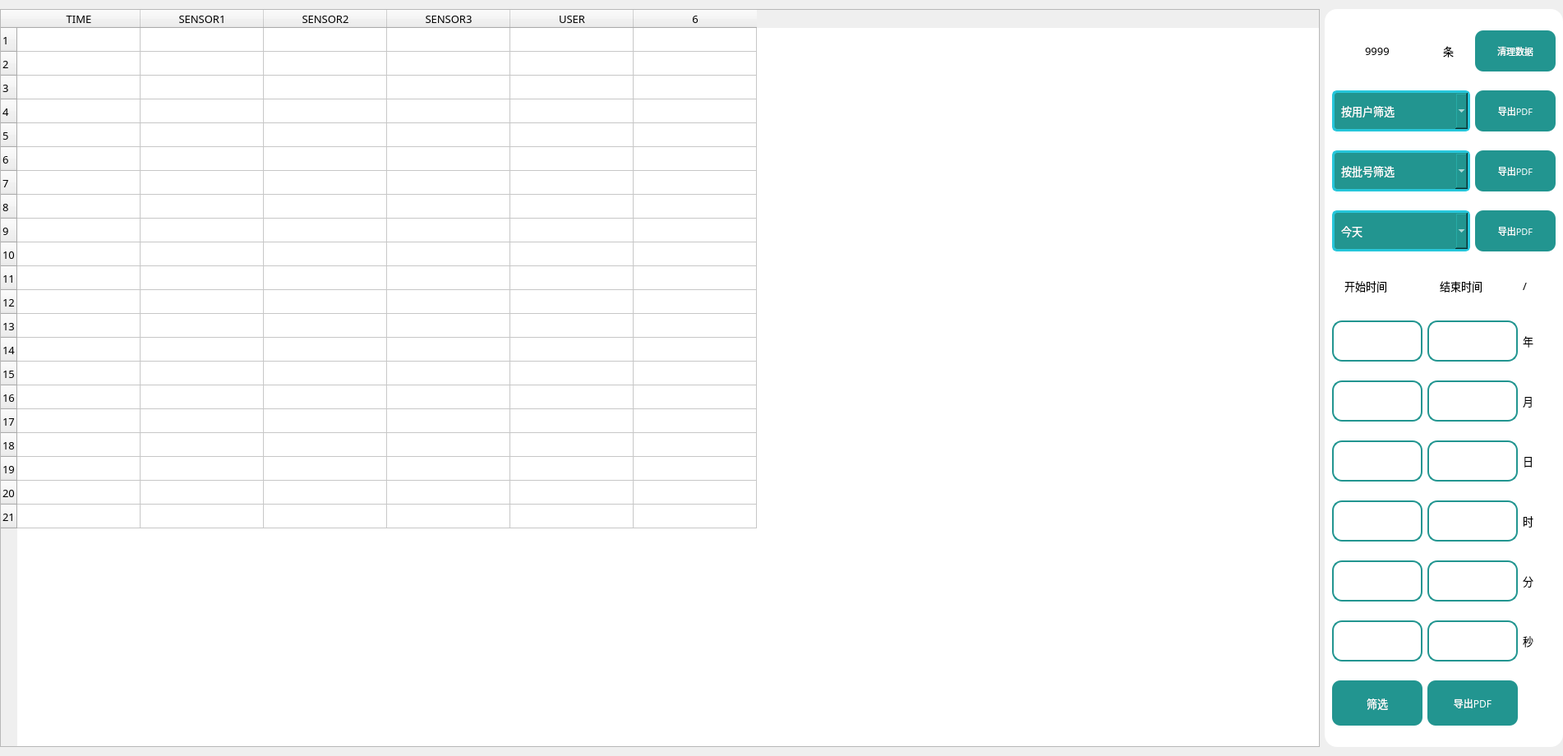
<?xml version="1.0" encoding="UTF-8"?>
<ui version="4.0">
 <class>PageHistory</class>
 <widget class="QWidget" name="PageHistory">
  <property name="geometry">
   <rect>
    <x>0</x>
    <y>0</y>
    <width>1902</width>
    <height>920</height>
   </rect>
  </property>
  <property name="windowTitle">
   <string>Form</string>
  </property>
  <layout class="QHBoxLayout" name="horizontalLayout" stretch="0,0">
   <property name="leftMargin">
    <number>0</number>
   </property>
   <property name="rightMargin">
    <number>0</number>
   </property>
   <item>
    <widget class="QTableWidget" name="historyTable">
     <property name="font">
      <font>
       <family>Microsoft YaHei</family>
       <pointsize>10</pointsize>
      </font>
     </property>
     <property name="styleSheet">
      <string notr="true">QTableWidget { text-align: center; }
background-color: rgb(255, 255, 255);
border-radius: 10px; </string>
     </property>
     <property name="editTriggers">
      <set>QAbstractItemView::NoEditTriggers</set>
     </property>
     <property name="gridStyle">
      <enum>Qt::SolidLine</enum>
     </property>
     <property name="wordWrap">
      <bool>true</bool>
     </property>
     <property name="cornerButtonEnabled">
      <bool>true</bool>
     </property>
     <property name="rowCount">
      <number>21</number>
     </property>
     <property name="columnCount">
      <number>6</number>
     </property>
     <attribute name="horizontalHeaderVisible">
      <bool>true</bool>
     </attribute>
     <attribute name="horizontalHeaderCascadingSectionResizes">
      <bool>false</bool>
     </attribute>
     <attribute name="horizontalHeaderMinimumSectionSize">
      <number>25</number>
     </attribute>
     <attribute name="horizontalHeaderDefaultSectionSize">
      <number>150</number>
     </attribute>
     <attribute name="horizontalHeaderShowSortIndicator" stdset="0">
      <bool>false</bool>
     </attribute>
     <attribute name="horizontalHeaderStretchLastSection">
      <bool>false</bool>
     </attribute>
     <attribute name="verticalHeaderVisible">
      <bool>true</bool>
     </attribute>
     <attribute name="verticalHeaderCascadingSectionResizes">
      <bool>false</bool>
     </attribute>
     <attribute name="verticalHeaderDefaultSectionSize">
      <number>29</number>
     </attribute>
     <attribute name="verticalHeaderHighlightSections">
      <bool>false</bool>
     </attribute>
     <attribute name="verticalHeaderShowSortIndicator" stdset="0">
      <bool>false</bool>
     </attribute>
     <attribute name="verticalHeaderStretchLastSection">
      <bool>false</bool>
     </attribute>
     <row/>
     <row/>
     <row/>
     <row/>
     <row/>
     <row/>
     <row/>
     <row/>
     <row/>
     <row/>
     <row/>
     <row/>
     <row/>
     <row/>
     <row/>
     <row/>
     <row/>
     <row/>
     <row/>
     <row/>
     <row/>
     <column>
      <property name="text">
       <string>TIME</string>
      </property>
      <property name="font">
       <font>
        <pointsize>10</pointsize>
       </font>
      </property>
     </column>
     <column>
      <property name="text">
       <string>SENSOR1</string>
      </property>
      <property name="font">
       <font>
        <pointsize>10</pointsize>
       </font>
      </property>
     </column>
     <column>
      <property name="text">
       <string>SENSOR2</string>
      </property>
      <property name="font">
       <font>
        <pointsize>10</pointsize>
       </font>
      </property>
     </column>
     <column>
      <property name="text">
       <string>SENSOR3</string>
      </property>
      <property name="font">
       <font>
        <pointsize>10</pointsize>
       </font>
      </property>
     </column>
     <column>
      <property name="text">
       <string>USER</string>
      </property>
      <property name="font">
       <font>
        <pointsize>10</pointsize>
       </font>
      </property>
     </column>
     <column/>
     <item row="0" column="0">
      <property name="text">
       <string/>
      </property>
     </item>
     <item row="0" column="1">
      <property name="text">
       <string/>
      </property>
     </item>
     <item row="0" column="2">
      <property name="text">
       <string/>
      </property>
     </item>
     <item row="1" column="0">
      <property name="text">
       <string/>
      </property>
     </item>
     <item row="1" column="1">
      <property name="text">
       <string/>
      </property>
     </item>
     <item row="1" column="2">
      <property name="text">
       <string/>
      </property>
     </item>
    </widget>
   </item>
   <item>
    <widget class="QFrame" name="frame_4">
     <property name="sizePolicy">
      <sizepolicy hsizetype="Preferred" vsizetype="Preferred">
       <horstretch>0</horstretch>
       <verstretch>0</verstretch>
      </sizepolicy>
     </property>
     <property name="minimumSize">
      <size>
       <width>200</width>
       <height>0</height>
      </size>
     </property>
     <property name="maximumSize">
      <size>
       <width>300</width>
       <height>16777215</height>
      </size>
     </property>
     <property name="font">
      <font>
       <family>Microsoft YaHei</family>
       <pointsize>12</pointsize>
      </font>
     </property>
     <property name="styleSheet">
      <string notr="true">QFrame
{
	border-radius: 15px;        /* 圆角半径，可根据需要调整 */
	background-color: white;    /* 可选：背景色 */	
}


QLineEdit
{
border-radius: 12px;
    border: 2px solid  rgb(34, 149, 144);       /* 边框颜色和宽度 */
    padding: 4px;                    /* 内边距，避免文字太靠边 */
}


/* 正常状态 */
QCheckBox::indicator {
    width: 25px;
    height: 25px;
    border: 2px solid #229590;
    border-radius: 4px;
}

/* 选中状态 */
QCheckBox::indicator:checked {
    background: #2dc6be;
    border: 2px solid #229590;
}

/* 禁用状态 */
QCheckBox::indicator:disabled {
    background: #a7a7a7;
    border: 2px solid #229590;
}

QPushButton
{
	background-color: rgb(34, 149, 144);
    color: white;
    border-radius: 10px;        /* 圆角大小 */
    padding: 6px 12px;          /* 内边距 */

}

/* 按钮按下效果 */
QPushButton:pressed {
    background-color: #16615e;  /* 更深的颜色 */
    padding-top: 7px;          /* 模拟下沉效果 */
    padding-bottom: 5px;
    margin-top: 1px;           /* 保持总高度不变 */
}

QComboBox {
    background-color: #229590;
    color: #ffffff;
    border: 3px solid #26c6da;
    border-radius: 6px;
    padding: 4px 8px;
}

QComboBox::drop-down {

    width: 15px;
}

/* 这是控制下拉选项背景的关键部分 */
QComboBox QAbstractItemView {
    background-color: #229590; /* 下拉选项背景色 */
    color: #ffffff; /* 下拉选项文字颜色 */
    selection-background-color: #00ff00; /* 下拉选项中选中项的背景色 */
    border: 1px solid #26c6da; /* 下拉选项边框 */
    outline: 0; /* 移除选中项的虚线框 */
    border-radius: 6px; /* 下拉选项圆角 */
}
QComboBox:disabled {
    border: 2px solid #229590;
    border-radius: 6px;
    padding: 4px 8px;
    color: #666666;
}

QPushButton:disabled {
    background-color: #a7a7a7;
    color: white;
    border-radius: 10px;
    padding: 6px 12px;
}

QLineEdit:disabled {
    border-radius: 15px;
    border: 2px solid rgb(34, 149, 144);
    padding: 4px;
    color: #666666;
}</string>
     </property>
     <layout class="QGridLayout" name="gridLayout" columnstretch="0,0,0,0">
      <item row="6" column="0">
       <widget class="QLineEdit" name="startMon">
        <property name="sizePolicy">
         <sizepolicy hsizetype="Preferred" vsizetype="Preferred">
          <horstretch>0</horstretch>
          <verstretch>0</verstretch>
         </sizepolicy>
        </property>
        <property name="minimumSize">
         <size>
          <width>70</width>
          <height>38</height>
         </size>
        </property>
        <property name="maximumSize">
         <size>
          <width>110</width>
          <height>50</height>
         </size>
        </property>
        <property name="font">
         <font>
          <family>Microsoft YaHei</family>
          <pointsize>10</pointsize>
         </font>
        </property>
        <property name="styleSheet">
         <string notr="true"/>
        </property>
        <property name="text">
         <string/>
        </property>
        <property name="alignment">
         <set>Qt::AlignCenter</set>
        </property>
       </widget>
      </item>
      <item row="8" column="0">
       <widget class="QLineEdit" name="startHour">
        <property name="sizePolicy">
         <sizepolicy hsizetype="Preferred" vsizetype="Preferred">
          <horstretch>0</horstretch>
          <verstretch>0</verstretch>
         </sizepolicy>
        </property>
        <property name="minimumSize">
         <size>
          <width>70</width>
          <height>38</height>
         </size>
        </property>
        <property name="maximumSize">
         <size>
          <width>110</width>
          <height>50</height>
         </size>
        </property>
        <property name="font">
         <font>
          <family>Microsoft YaHei</family>
          <pointsize>10</pointsize>
         </font>
        </property>
        <property name="styleSheet">
         <string notr="true"/>
        </property>
        <property name="alignment">
         <set>Qt::AlignCenter</set>
        </property>
       </widget>
      </item>
      <item row="5" column="0" alignment="Qt::AlignHCenter">
       <widget class="QLineEdit" name="startYear">
        <property name="sizePolicy">
         <sizepolicy hsizetype="Preferred" vsizetype="Preferred">
          <horstretch>0</horstretch>
          <verstretch>0</verstretch>
         </sizepolicy>
        </property>
        <property name="minimumSize">
         <size>
          <width>70</width>
          <height>38</height>
         </size>
        </property>
        <property name="maximumSize">
         <size>
          <width>110</width>
          <height>50</height>
         </size>
        </property>
        <property name="font">
         <font>
          <family>Microsoft YaHei</family>
          <pointsize>10</pointsize>
         </font>
        </property>
        <property name="styleSheet">
         <string notr="true"/>
        </property>
        <property name="alignment">
         <set>Qt::AlignCenter</set>
        </property>
       </widget>
      </item>
      <item row="10" column="3">
       <widget class="QLabel" name="label_6">
        <property name="minimumSize">
         <size>
          <width>40</width>
          <height>38</height>
         </size>
        </property>
        <property name="maximumSize">
         <size>
          <width>16777215</width>
          <height>50</height>
         </size>
        </property>
        <property name="font">
         <font>
          <family>Microsoft YaHei</family>
          <pointsize>10</pointsize>
         </font>
        </property>
        <property name="text">
         <string>秒</string>
        </property>
       </widget>
      </item>
      <item row="10" column="1" colspan="2">
       <widget class="QLineEdit" name="endSec">
        <property name="sizePolicy">
         <sizepolicy hsizetype="Preferred" vsizetype="Preferred">
          <horstretch>0</horstretch>
          <verstretch>0</verstretch>
         </sizepolicy>
        </property>
        <property name="minimumSize">
         <size>
          <width>70</width>
          <height>38</height>
         </size>
        </property>
        <property name="maximumSize">
         <size>
          <width>110</width>
          <height>50</height>
         </size>
        </property>
        <property name="font">
         <font>
          <family>Microsoft YaHei</family>
          <pointsize>10</pointsize>
         </font>
        </property>
        <property name="styleSheet">
         <string notr="true"/>
        </property>
        <property name="alignment">
         <set>Qt::AlignCenter</set>
        </property>
       </widget>
      </item>
      <item row="4" column="1" colspan="2" alignment="Qt::AlignHCenter">
       <widget class="QLabel" name="label_38">
        <property name="minimumSize">
         <size>
          <width>80</width>
          <height>38</height>
         </size>
        </property>
        <property name="maximumSize">
         <size>
          <width>120</width>
          <height>45</height>
         </size>
        </property>
        <property name="font">
         <font>
          <family>Microsoft YaHei</family>
          <pointsize>10</pointsize>
         </font>
        </property>
        <property name="text">
         <string>结束时间</string>
        </property>
        <property name="alignment">
         <set>Qt::AlignLeading|Qt::AlignLeft|Qt::AlignVCenter</set>
        </property>
       </widget>
      </item>
      <item row="6" column="3">
       <widget class="QLabel" name="label_2">
        <property name="minimumSize">
         <size>
          <width>40</width>
          <height>38</height>
         </size>
        </property>
        <property name="maximumSize">
         <size>
          <width>16777215</width>
          <height>50</height>
         </size>
        </property>
        <property name="font">
         <font>
          <family>Microsoft YaHei</family>
          <pointsize>10</pointsize>
         </font>
        </property>
        <property name="text">
         <string>月</string>
        </property>
       </widget>
      </item>
      <item row="5" column="3">
       <widget class="QLabel" name="label">
        <property name="minimumSize">
         <size>
          <width>40</width>
          <height>38</height>
         </size>
        </property>
        <property name="maximumSize">
         <size>
          <width>16777215</width>
          <height>50</height>
         </size>
        </property>
        <property name="font">
         <font>
          <family>Microsoft YaHei</family>
          <pointsize>10</pointsize>
         </font>
        </property>
        <property name="text">
         <string>年</string>
        </property>
       </widget>
      </item>
      <item row="7" column="0">
       <widget class="QLineEdit" name="startDay">
        <property name="sizePolicy">
         <sizepolicy hsizetype="Preferred" vsizetype="Preferred">
          <horstretch>0</horstretch>
          <verstretch>0</verstretch>
         </sizepolicy>
        </property>
        <property name="minimumSize">
         <size>
          <width>70</width>
          <height>38</height>
         </size>
        </property>
        <property name="maximumSize">
         <size>
          <width>110</width>
          <height>50</height>
         </size>
        </property>
        <property name="font">
         <font>
          <family>Microsoft YaHei</family>
          <pointsize>10</pointsize>
         </font>
        </property>
        <property name="styleSheet">
         <string notr="true"/>
        </property>
        <property name="alignment">
         <set>Qt::AlignCenter</set>
        </property>
       </widget>
      </item>
      <item row="10" column="0">
       <widget class="QLineEdit" name="startSec">
        <property name="sizePolicy">
         <sizepolicy hsizetype="Preferred" vsizetype="Preferred">
          <horstretch>0</horstretch>
          <verstretch>0</verstretch>
         </sizepolicy>
        </property>
        <property name="minimumSize">
         <size>
          <width>70</width>
          <height>38</height>
         </size>
        </property>
        <property name="maximumSize">
         <size>
          <width>110</width>
          <height>50</height>
         </size>
        </property>
        <property name="font">
         <font>
          <family>Microsoft YaHei</family>
          <pointsize>10</pointsize>
         </font>
        </property>
        <property name="styleSheet">
         <string notr="true"/>
        </property>
        <property name="alignment">
         <set>Qt::AlignCenter</set>
        </property>
       </widget>
      </item>
      <item row="9" column="0">
       <widget class="QLineEdit" name="startMin">
        <property name="sizePolicy">
         <sizepolicy hsizetype="Preferred" vsizetype="Preferred">
          <horstretch>0</horstretch>
          <verstretch>0</verstretch>
         </sizepolicy>
        </property>
        <property name="minimumSize">
         <size>
          <width>70</width>
          <height>38</height>
         </size>
        </property>
        <property name="maximumSize">
         <size>
          <width>110</width>
          <height>50</height>
         </size>
        </property>
        <property name="font">
         <font>
          <family>Microsoft YaHei</family>
          <pointsize>10</pointsize>
         </font>
        </property>
        <property name="styleSheet">
         <string notr="true"/>
        </property>
        <property name="alignment">
         <set>Qt::AlignCenter</set>
        </property>
       </widget>
      </item>
      <item row="11" column="0">
       <widget class="QPushButton" name="hisFilterBtn">
        <property name="sizePolicy">
         <sizepolicy hsizetype="Preferred" vsizetype="Preferred">
          <horstretch>0</horstretch>
          <verstretch>0</verstretch>
         </sizepolicy>
        </property>
        <property name="minimumSize">
         <size>
          <width>90</width>
          <height>45</height>
         </size>
        </property>
        <property name="maximumSize">
         <size>
          <width>110</width>
          <height>55</height>
         </size>
        </property>
        <property name="font">
         <font>
          <family>Microsoft YaHei</family>
          <pointsize>10</pointsize>
         </font>
        </property>
        <property name="styleSheet">
         <string notr="true"/>
        </property>
        <property name="text">
         <string>筛选</string>
        </property>
       </widget>
      </item>
      <item row="6" column="1" colspan="2">
       <widget class="QLineEdit" name="endMon">
        <property name="sizePolicy">
         <sizepolicy hsizetype="Preferred" vsizetype="Preferred">
          <horstretch>0</horstretch>
          <verstretch>0</verstretch>
         </sizepolicy>
        </property>
        <property name="minimumSize">
         <size>
          <width>70</width>
          <height>38</height>
         </size>
        </property>
        <property name="maximumSize">
         <size>
          <width>110</width>
          <height>50</height>
         </size>
        </property>
        <property name="font">
         <font>
          <family>Microsoft YaHei</family>
          <pointsize>10</pointsize>
         </font>
        </property>
        <property name="styleSheet">
         <string notr="true"/>
        </property>
        <property name="alignment">
         <set>Qt::AlignCenter</set>
        </property>
       </widget>
      </item>
      <item row="3" column="0" colspan="2">
       <widget class="QComboBox" name="selectDateRange">
        <property name="sizePolicy">
         <sizepolicy hsizetype="Preferred" vsizetype="Preferred">
          <horstretch>0</horstretch>
          <verstretch>0</verstretch>
         </sizepolicy>
        </property>
        <property name="minimumSize">
         <size>
          <width>140</width>
          <height>45</height>
         </size>
        </property>
        <property name="maximumSize">
         <size>
          <width>200</width>
          <height>50</height>
         </size>
        </property>
        <property name="font">
         <font>
          <family>Microsoft YaHei</family>
          <pointsize>10</pointsize>
         </font>
        </property>
        <property name="focusPolicy">
         <enum>Qt::NoFocus</enum>
        </property>
        <property name="contextMenuPolicy">
         <enum>Qt::NoContextMenu</enum>
        </property>
        <property name="acceptDrops">
         <bool>false</bool>
        </property>
        <property name="styleSheet">
         <string notr="true"/>
        </property>
        <property name="currentText">
         <string notr="true">今天</string>
        </property>
        <item>
         <property name="text">
          <string>今天</string>
         </property>
        </item>
        <item>
         <property name="text">
          <string>过去1小时</string>
         </property>
        </item>
        <item>
         <property name="text">
          <string>过去1天</string>
         </property>
        </item>
        <item>
         <property name="text">
          <string>过去1周</string>
         </property>
        </item>
        <item>
         <property name="text">
          <string>过去1月</string>
         </property>
        </item>
       </widget>
      </item>
      <item row="2" column="0" colspan="2">
       <widget class="QComboBox" name="selectNumberRange">
        <property name="sizePolicy">
         <sizepolicy hsizetype="Preferred" vsizetype="Preferred">
          <horstretch>0</horstretch>
          <verstretch>0</verstretch>
         </sizepolicy>
        </property>
        <property name="minimumSize">
         <size>
          <width>140</width>
          <height>45</height>
         </size>
        </property>
        <property name="maximumSize">
         <size>
          <width>200</width>
          <height>50</height>
         </size>
        </property>
        <property name="font">
         <font>
          <family>Microsoft YaHei</family>
          <pointsize>10</pointsize>
         </font>
        </property>
        <property name="focusPolicy">
         <enum>Qt::NoFocus</enum>
        </property>
        <property name="contextMenuPolicy">
         <enum>Qt::NoContextMenu</enum>
        </property>
        <property name="styleSheet">
         <string notr="true"/>
        </property>
        <property name="currentText">
         <string notr="true">按批号筛选</string>
        </property>
        <item>
         <property name="text">
          <string>按批号筛选</string>
         </property>
        </item>
       </widget>
      </item>
      <item row="8" column="1" colspan="2">
       <widget class="QLineEdit" name="endHour">
        <property name="sizePolicy">
         <sizepolicy hsizetype="Preferred" vsizetype="Preferred">
          <horstretch>0</horstretch>
          <verstretch>0</verstretch>
         </sizepolicy>
        </property>
        <property name="minimumSize">
         <size>
          <width>70</width>
          <height>38</height>
         </size>
        </property>
        <property name="maximumSize">
         <size>
          <width>110</width>
          <height>50</height>
         </size>
        </property>
        <property name="font">
         <font>
          <family>Microsoft YaHei</family>
          <pointsize>10</pointsize>
         </font>
        </property>
        <property name="styleSheet">
         <string notr="true"/>
        </property>
        <property name="alignment">
         <set>Qt::AlignCenter</set>
        </property>
       </widget>
      </item>
      <item row="7" column="3">
       <widget class="QLabel" name="label_3">
        <property name="minimumSize">
         <size>
          <width>40</width>
          <height>38</height>
         </size>
        </property>
        <property name="maximumSize">
         <size>
          <width>16777215</width>
          <height>50</height>
         </size>
        </property>
        <property name="font">
         <font>
          <family>Microsoft YaHei</family>
          <pointsize>10</pointsize>
         </font>
        </property>
        <property name="text">
         <string>日</string>
        </property>
       </widget>
      </item>
      <item row="8" column="3">
       <widget class="QLabel" name="label_4">
        <property name="minimumSize">
         <size>
          <width>40</width>
          <height>38</height>
         </size>
        </property>
        <property name="maximumSize">
         <size>
          <width>16777215</width>
          <height>50</height>
         </size>
        </property>
        <property name="font">
         <font>
          <family>Microsoft YaHei</family>
          <pointsize>10</pointsize>
         </font>
        </property>
        <property name="text">
         <string>时</string>
        </property>
       </widget>
      </item>
      <item row="1" column="2" colspan="2">
       <widget class="QPushButton" name="toPdfByUser">
        <property name="sizePolicy">
         <sizepolicy hsizetype="Preferred" vsizetype="Preferred">
          <horstretch>0</horstretch>
          <verstretch>0</verstretch>
         </sizepolicy>
        </property>
        <property name="minimumSize">
         <size>
          <width>72</width>
          <height>45</height>
         </size>
        </property>
        <property name="maximumSize">
         <size>
          <width>110</width>
          <height>50</height>
         </size>
        </property>
        <property name="font">
         <font>
          <family>Microsoft YaHei</family>
          <pointsize>8</pointsize>
         </font>
        </property>
        <property name="text">
         <string>导出PDF</string>
        </property>
       </widget>
      </item>
      <item row="4" column="0" alignment="Qt::AlignHCenter">
       <widget class="QLabel" name="label_37">
        <property name="minimumSize">
         <size>
          <width>80</width>
          <height>30</height>
         </size>
        </property>
        <property name="maximumSize">
         <size>
          <width>120</width>
          <height>35</height>
         </size>
        </property>
        <property name="font">
         <font>
          <family>Microsoft YaHei</family>
          <pointsize>10</pointsize>
         </font>
        </property>
        <property name="text">
         <string>开始时间</string>
        </property>
        <property name="alignment">
         <set>Qt::AlignLeading|Qt::AlignLeft|Qt::AlignVCenter</set>
        </property>
       </widget>
      </item>
      <item row="9" column="3">
       <widget class="QLabel" name="label_5">
        <property name="minimumSize">
         <size>
          <width>40</width>
          <height>38</height>
         </size>
        </property>
        <property name="maximumSize">
         <size>
          <width>16777215</width>
          <height>50</height>
         </size>
        </property>
        <property name="font">
         <font>
          <family>Microsoft YaHei</family>
          <pointsize>10</pointsize>
         </font>
        </property>
        <property name="text">
         <string>分</string>
        </property>
       </widget>
      </item>
      <item row="1" column="0" colspan="2">
       <widget class="QComboBox" name="selectUserRange">
        <property name="sizePolicy">
         <sizepolicy hsizetype="Preferred" vsizetype="Preferred">
          <horstretch>0</horstretch>
          <verstretch>0</verstretch>
         </sizepolicy>
        </property>
        <property name="minimumSize">
         <size>
          <width>140</width>
          <height>45</height>
         </size>
        </property>
        <property name="maximumSize">
         <size>
          <width>200</width>
          <height>50</height>
         </size>
        </property>
        <property name="font">
         <font>
          <family>Microsoft YaHei</family>
          <pointsize>10</pointsize>
         </font>
        </property>
        <property name="focusPolicy">
         <enum>Qt::NoFocus</enum>
        </property>
        <property name="contextMenuPolicy">
         <enum>Qt::NoContextMenu</enum>
        </property>
        <property name="styleSheet">
         <string notr="true"/>
        </property>
        <property name="currentText">
         <string notr="true">按用户筛选</string>
        </property>
        <item>
         <property name="text">
          <string>按用户筛选</string>
         </property>
        </item>
       </widget>
      </item>
      <item row="3" column="2" colspan="2">
       <widget class="QPushButton" name="toPdfByTime">
        <property name="sizePolicy">
         <sizepolicy hsizetype="Preferred" vsizetype="Preferred">
          <horstretch>0</horstretch>
          <verstretch>0</verstretch>
         </sizepolicy>
        </property>
        <property name="minimumSize">
         <size>
          <width>72</width>
          <height>45</height>
         </size>
        </property>
        <property name="maximumSize">
         <size>
          <width>110</width>
          <height>50</height>
         </size>
        </property>
        <property name="font">
         <font>
          <family>Microsoft YaHei</family>
          <pointsize>8</pointsize>
         </font>
        </property>
        <property name="text">
         <string>导出PDF</string>
        </property>
       </widget>
      </item>
      <item row="7" column="1" colspan="2">
       <widget class="QLineEdit" name="endDay">
        <property name="sizePolicy">
         <sizepolicy hsizetype="Preferred" vsizetype="Preferred">
          <horstretch>0</horstretch>
          <verstretch>0</verstretch>
         </sizepolicy>
        </property>
        <property name="minimumSize">
         <size>
          <width>70</width>
          <height>38</height>
         </size>
        </property>
        <property name="maximumSize">
         <size>
          <width>110</width>
          <height>50</height>
         </size>
        </property>
        <property name="font">
         <font>
          <family>Microsoft YaHei</family>
          <pointsize>10</pointsize>
         </font>
        </property>
        <property name="styleSheet">
         <string notr="true"/>
        </property>
        <property name="alignment">
         <set>Qt::AlignCenter</set>
        </property>
       </widget>
      </item>
      <item row="5" column="1" colspan="2">
       <widget class="QLineEdit" name="endYear">
        <property name="sizePolicy">
         <sizepolicy hsizetype="Preferred" vsizetype="Preferred">
          <horstretch>0</horstretch>
          <verstretch>0</verstretch>
         </sizepolicy>
        </property>
        <property name="minimumSize">
         <size>
          <width>70</width>
          <height>38</height>
         </size>
        </property>
        <property name="maximumSize">
         <size>
          <width>110</width>
          <height>50</height>
         </size>
        </property>
        <property name="font">
         <font>
          <family>Microsoft YaHei</family>
          <pointsize>10</pointsize>
         </font>
        </property>
        <property name="styleSheet">
         <string notr="true"/>
        </property>
        <property name="alignment">
         <set>Qt::AlignCenter</set>
        </property>
       </widget>
      </item>
      <item row="2" column="2" colspan="2">
       <widget class="QPushButton" name="toPdfByNumber">
        <property name="sizePolicy">
         <sizepolicy hsizetype="Preferred" vsizetype="Preferred">
          <horstretch>0</horstretch>
          <verstretch>0</verstretch>
         </sizepolicy>
        </property>
        <property name="minimumSize">
         <size>
          <width>72</width>
          <height>45</height>
         </size>
        </property>
        <property name="maximumSize">
         <size>
          <width>110</width>
          <height>50</height>
         </size>
        </property>
        <property name="font">
         <font>
          <family>Microsoft YaHei</family>
          <pointsize>8</pointsize>
         </font>
        </property>
        <property name="text">
         <string>导出PDF</string>
        </property>
       </widget>
      </item>
      <item row="4" column="3">
       <widget class="QLabel" name="label_7">
        <property name="minimumSize">
         <size>
          <width>40</width>
          <height>38</height>
         </size>
        </property>
        <property name="maximumSize">
         <size>
          <width>16777215</width>
          <height>45</height>
         </size>
        </property>
        <property name="font">
         <font>
          <family>Microsoft YaHei</family>
          <pointsize>10</pointsize>
         </font>
        </property>
        <property name="text">
         <string>/</string>
        </property>
       </widget>
      </item>
      <item row="9" column="1" colspan="2">
       <widget class="QLineEdit" name="endMin">
        <property name="sizePolicy">
         <sizepolicy hsizetype="Preferred" vsizetype="Preferred">
          <horstretch>0</horstretch>
          <verstretch>0</verstretch>
         </sizepolicy>
        </property>
        <property name="minimumSize">
         <size>
          <width>70</width>
          <height>38</height>
         </size>
        </property>
        <property name="maximumSize">
         <size>
          <width>110</width>
          <height>50</height>
         </size>
        </property>
        <property name="font">
         <font>
          <family>Microsoft YaHei</family>
          <pointsize>10</pointsize>
         </font>
        </property>
        <property name="styleSheet">
         <string notr="true"/>
        </property>
        <property name="alignment">
         <set>Qt::AlignCenter</set>
        </property>
       </widget>
      </item>
      <item row="11" column="1" colspan="2">
       <widget class="QPushButton" name="hisPdfBtn">
        <property name="sizePolicy">
         <sizepolicy hsizetype="Preferred" vsizetype="Preferred">
          <horstretch>0</horstretch>
          <verstretch>0</verstretch>
         </sizepolicy>
        </property>
        <property name="minimumSize">
         <size>
          <width>90</width>
          <height>45</height>
         </size>
        </property>
        <property name="maximumSize">
         <size>
          <width>110</width>
          <height>55</height>
         </size>
        </property>
        <property name="font">
         <font>
          <family>Microsoft YaHei</family>
          <pointsize>9</pointsize>
         </font>
        </property>
        <property name="styleSheet">
         <string notr="true"/>
        </property>
        <property name="text">
         <string>导出PDF</string>
        </property>
       </widget>
      </item>
      <item row="0" column="0" alignment="Qt::AlignHCenter">
       <widget class="QLabel" name="dataRows">
        <property name="font">
         <font>
          <family>Microsoft YaHei</family>
          <pointsize>10</pointsize>
         </font>
        </property>
        <property name="statusTip">
         <string notr="true"/>
        </property>
        <property name="whatsThis">
         <string notr="true"/>
        </property>
        <property name="accessibleName">
         <string notr="true"/>
        </property>
        <property name="accessibleDescription">
         <string notr="true"/>
        </property>
        <property name="text">
         <string notr="true">9999</string>
        </property>
       </widget>
      </item>
      <item row="0" column="1" alignment="Qt::AlignHCenter">
       <widget class="QLabel" name="label_9">
        <property name="font">
         <font>
          <family>Microsoft YaHei</family>
          <pointsize>10</pointsize>
         </font>
        </property>
        <property name="text">
         <string>条</string>
        </property>
       </widget>
      </item>
      <item row="0" column="2" colspan="2">
       <widget class="QPushButton" name="clearData">
        <property name="sizePolicy">
         <sizepolicy hsizetype="Preferred" vsizetype="Preferred">
          <horstretch>0</horstretch>
          <verstretch>0</verstretch>
         </sizepolicy>
        </property>
        <property name="minimumSize">
         <size>
          <width>72</width>
          <height>45</height>
         </size>
        </property>
        <property name="maximumSize">
         <size>
          <width>110</width>
          <height>50</height>
         </size>
        </property>
        <property name="font">
         <font>
          <family>Microsoft YaHei</family>
          <pointsize>8</pointsize>
         </font>
        </property>
        <property name="text">
         <string>清理数据</string>
        </property>
       </widget>
      </item>
     </layout>
    </widget>
   </item>
  </layout>
 </widget>
 <resources/>
 <connections/>
</ui>
